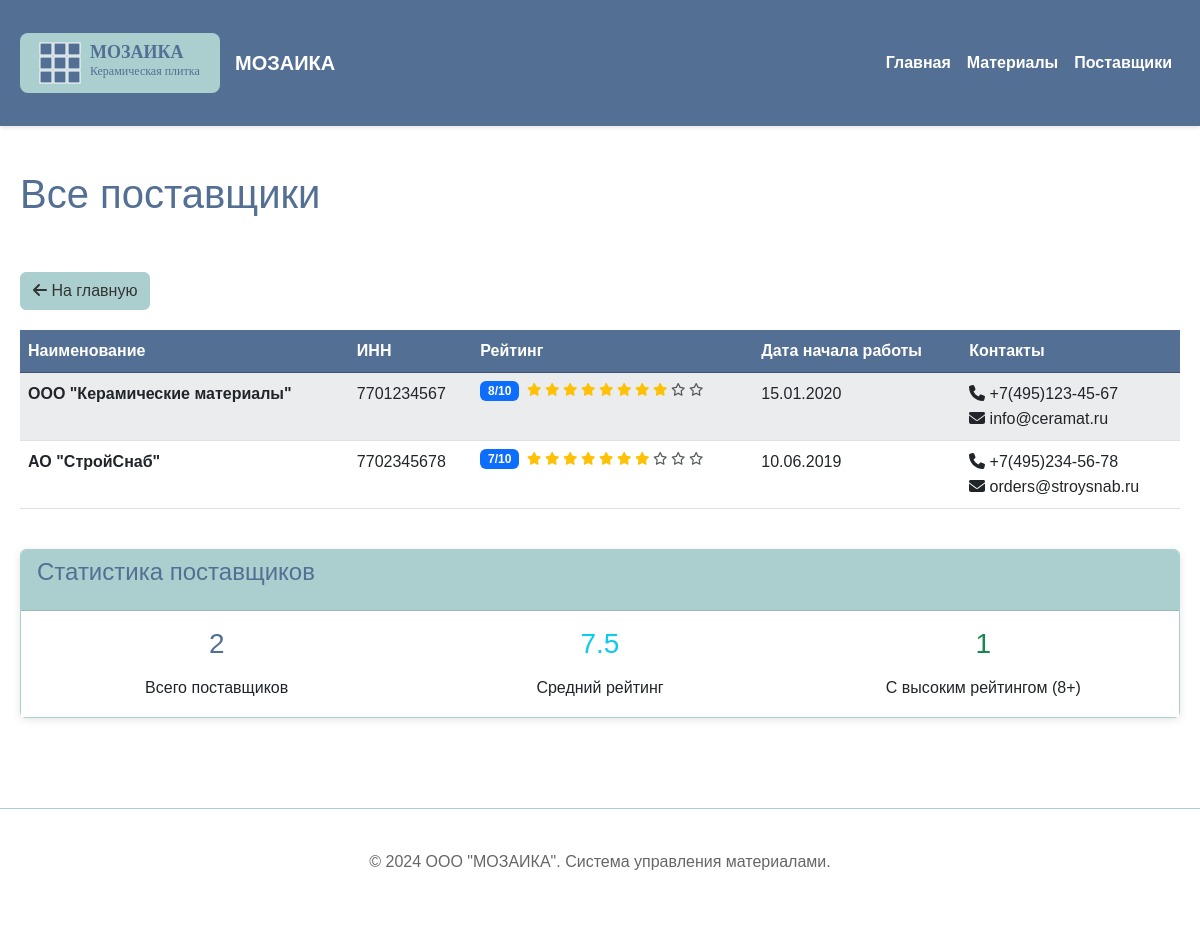
The app's page /suppliers with its own data.
### models.py (models this page shows, shortened)
class Supplier(db.Model):
    __tablename__ = 'suppliers'
    id = db.Column(db.Integer, primary_key=True)
    name = db.Column(db.String(200), nullable=False)
    inn = db.Column(db.String(20))
    rating = db.Column(db.Integer, default=5)  # Рейтинг от 1 до 10
    start_date = db.Column(db.Date, default=datetime.utcnow)  # Дата начала работы
    contact_phone = db.Column(db.String(20))
    contact_email = db.Column(db.String(100))

### routes.py (the view)
@app.route('/suppliers')
def all_suppliers():
    try:
        suppliers = Supplier.query.all()
        return render_template('suppliers.html', suppliers=suppliers, show_all=True)
    except Exception as e:
        logging.error(f"Error loading all suppliers: {e}")
        flash('Ошибка при загрузке списка поставщиков', 'error')
        return render_template('error.html', error="Не удалось загрузить список поставщиков")

### templates/suppliers.html (shortened to what this page needs)
{% extends "base.html" %}
{% block page_header %}
<div class="d-flex justify-content-between align-items-center mb-4">
    <h1>
        {% if material %}
            Поставщики материала "{{ material.name }}"
        {% else %}
            Все поставщики
        {% endif %}
    </h1>
</div>
{% endblock %}
{% block content %}
<div class="back-button">
    {% if material %}
        <a href="{{ url_for('materials') }}" class="btn btn-secondary">
            <i class="fas fa-arrow-left"></i> Назад к материалам
        </a>
    {% else %}
        <a href="{{ url_for('index') }}" class="btn btn-secondary">
            <i class="fas fa-arrow-left"></i> На главную
        </a>
    {% endif %}
</div>
{% if suppliers %}
    {% if material %}
        <div class="row">
            {% for supplier_data in suppliers %}
                {% set supplier = supplier_data.supplier %}
                {% set material_supplier = supplier_data.material_supplier %}
                <div class="col-lg-6 col-xl-4 mb-4">
                    <div class="card h-100">
                        <div class="card-header d-flex justify-content-between align-items-center">
                            <h5 class="card-title mb-0">{{ supplier.name }}</h5>
                            <span class="badge bg-primary">Рейтинг: {{ supplier.rating }}/10</span>
                        </div>
                        <div class="card-body">
                            {% if supplier.inn %}
                                <p class="mb-2">
                                    <strong>ИНН:</strong> {{ supplier.inn }}
                                </p>
                            {% endif %}
                            <p class="mb-2">
                                <strong>Дата начала работы:</strong><br>
                                {{ supplier.start_date.strftime('%d.%m.%Y') if supplier.start_date else 'Не указана' }}
                            </p>
                            {% if material_supplier.supply_price %}
                                <p class="mb-2">
                                    <strong>Цена поставки:</strong><br>
                                    <span class="text-success">{{ "%.2f"|format(material_supplier.supply_price) }} ₽</span>
                                </p>
                            {% endif %}
                            {% if material_supplier.last_delivery_date %}
                                <p class="mb-2">
                                    <strong>Последняя поставка:</strong><br>
                                    {{ material_supplier.last_delivery_date.strftime('%d.%m.%Y') }}
                                </p>
                            {% endif %}
                            {% if supplier.contact_phone or supplier.contact_email %}
                                <hr>
                                <h6>Контакты:</h6>
                                {% if supplier.contact_phone %}
                                    <p class="mb-1">
                                        <i class="fas fa-phone"></i> {{ supplier.contact_phone }}
                                    </p>
                                {% endif %}
                                {% if supplier.contact_email %}
                                    <p class="mb-1">
                                        <i class="fas fa-envelope"></i> {{ supplier.contact_email }}
                                    </p>
                                {% endif %}
                            {% endif %}
                        </div>
                        <div class="card-footer">
                            <div class="d-flex justify-content-between align-items-center">
                                <div class="rating">
                                    {% for i in range(1, 11) %}
                                        {% if i <= supplier.rating %}
                                            <i class="fas fa-star text-warning"></i>
                                        {% else %}
                                            <i class="far fa-star text-muted"></i>
                                        {% endif %}
                                    {% endfor %}
                                </div>
                                {% if material_supplier.supply_price and material.price_per_unit %}
                                    {% set price_diff = material_supplier.supply_price - material.price_per_unit %}
                                    {% if price_diff < 0 %}
                                        <small class="text-success">
                                            Экономия: {{ "%.2f"|format(-price_diff) }} ₽
                                        </small>
                                    {% elif price_diff > 0 %}
                                        <small class="text-danger">
                                            Дороже на: {{ "%.2f"|format(price_diff) }} ₽
                                        </small>
                                    {% else %}
                                        <small class="text-info">Равные цены</small>
                                    {% endif %}
                                {% endif %}
                            </div>
                        </div>
                    </div>
                </div>
            {% endfor %}
        </div>
    {% else %}
        <div class="table-responsive">
            <table class="table table-striped table-hover">
                <thead>
                    <tr>
                        <th>Наименование</th>
                        <th>ИНН</th>
                        <th>Рейтинг</th>
                        <th>Дата начала работы</th>
                        <th>Контакты</th>
                    </tr>
                </thead>
                <tbody>
                    {% for supplier in suppliers %}
                        <tr>
                            <td>
                                <strong>{{ supplier.name }}</strong>
                            </td>
                            <td>{{ supplier.inn or '—' }}</td>
                            <td>
                                <div class="d-flex align-items-center">
                                    <span class="badge bg-primary me-2">{{ supplier.rating }}/10</span>
                                    <div class="rating-stars">
                                        {% for i in range(1, 11) %}
                                            {% if i <= supplier.rating %}
                                                <i class="fas fa-star text-warning"></i>
                                            {% else %}
                                                <i class="far fa-star text-muted"></i>
                                            {% endif %}
                                        {% endfor %}
                                    </div>
                                </div>
                            </td>
                            <td>
                                {{ supplier.start_date.strftime('%d.%m.%Y') if supplier.start_date else '—' }}
                            </td>
                            <td>
                                {% if supplier.contact_phone %}
                                    <div><i class="fas fa-phone"></i> {{ supplier.contact_phone }}</div>
                                {% endif %}
                                {% if supplier.contact_email %}
                                    <div><i class="fas fa-envelope"></i> {{ supplier.contact_email }}</div>
                                {% endif %}
                            </td>
                        </tr>
                    {% endfor %}
                </tbody>
            </table>
        </div>
    {% endif %}
    <div class="row mt-4">
        <div class="col-12">
            <div class="card">
                <div class="card-header">
                    <h4>Статистика поставщиков</h4>
                </div>
                <div class="card-body">
                    {% if material %}
                        {% set avg_rating = suppliers|map(attribute='supplier.rating')|sum / suppliers|length %}
                        {% set supply_prices = suppliers|selectattr('material_supplier.supply_price')|map(attribute='material_supplier.supply_price')|list %}
                        <div class="row">
                            <div class="col-md-4 text-center">
                                <h3 class="text-primary">{{ suppliers|length }}</h3>
                                <p class="mb-0">Всего поставщиков</p>
                            </div>
                            <div class="col-md-4 text-center">
                                <h3 class="text-info">{{ "%.1f"|format(avg_rating) }}</h3>
                                <p class="mb-0">Средний рейтинг</p>
                            </div>
                            <div class="col-md-4 text-center">
                                {% if supply_prices %}
                                    <h3 class="text-success">{{ "%.2f"|format(supply_prices|min) }} ₽</h3>
                                    <p class="mb-0">Лучшая цена</p>
                                {% else %}
                                    <h3 class="text-muted">—</h3>
                                    <p class="mb-0">Цены не указаны</p>
                                {% endif %}
                            </div>
                        </div>
                    {% else %}
                        {% set avg_rating = suppliers|map(attribute='rating')|sum / suppliers|length %}
                        {% set high_rated = suppliers|selectattr('rating', 'ge', 8)|list %}
                        <div class="row">
                            <div class="col-md-4 text-center">
                                <h3 class="text-primary">{{ suppliers|length }}</h3>
                                <p class="mb-0">Всего поставщиков</p>
                            </div>
                            <div class="col-md-4 text-center">
                                <h3 class="text-info">{{ "%.1f"|format(avg_rating) }}</h3>
                                <p class="mb-0">Средний рейтинг</p>
                            </div>
                            <div class="col-md-4 text-center">
                                <h3 class="text-success">{{ high_rated|length }}</h3>
                                <p class="mb-0">С высоким рейтингом (8+)</p>
                            </div>
                        </div>
                    {% endif %}
                </div>
            </div>
        </div>
    </div>
{% endif %}
{% endblock %}

### static/css/style.css (style rules this page uses)
body { font-family: 'Comic Sans MS', cursive, sans-serif; background-color: #FFFFFF; color: #333; margin: 0; padding: 0; line-height: 1.6; }
h1, h2, h3, h4, h5, h6 { font-family: 'Comic Sans MS', cursive, sans-serif; color: #546F94; margin-bottom: 15px; }
h1 { font-size: 2.5em; text-align: center; margin-bottom: 30px; }
.btn-secondary { background-color: #ABCFCE; border-color: #ABCFCE; color: #333; font-family: 'Comic Sans MS', cursive, sans-serif; }
.card { border: 1px solid #ABCFCE; box-shadow: 0 2px 8px rgba(0,0,0,0.1); margin-bottom: 20px; }
.card-header { background-color: #ABCFCE; color: #333; font-weight: bold; border-bottom: 1px solid #9bb8b5; }
.card-body { background-color: #FFFFFF; }
.table { font-family: 'Comic Sans MS', cursive, sans-serif; }
.table-striped > tbody > tr:nth-of-type(odd) > td { background-color: #f8f9fa; }
.table thead th { background-color: #546F94; color: #FFFFFF; border-color: #3e5270; }
.badge { font-family: 'Comic Sans MS', cursive, sans-serif; }
.text-primary { color: #546F94 !important; }
.back-button { margin-bottom: 20px; }

### templates/suppliers.html (style rules this page uses)
.rating-stars { font-size: 0.8em; }

### records on screen
Supplier: name "ООО \"Керамические материалы\"", inn "7701234567", rating "8", start_date "15.01.2020", contact_phone "+7(495)123-45-67", contact_email "info@ceramat.ru"
Supplier: name "АО \"СтройСнаб\"", inn "7702345678", rating "7", start_date "10.06.2019", contact_phone "+7(495)234-56-78", contact_email "orders@stroysnab.ru"

### other values on screen
{{ suppliers|length }} "2"
{{ "%.1f"|format(avg_rating) }} "7.5"
{{ high_rated|length }} "1"
